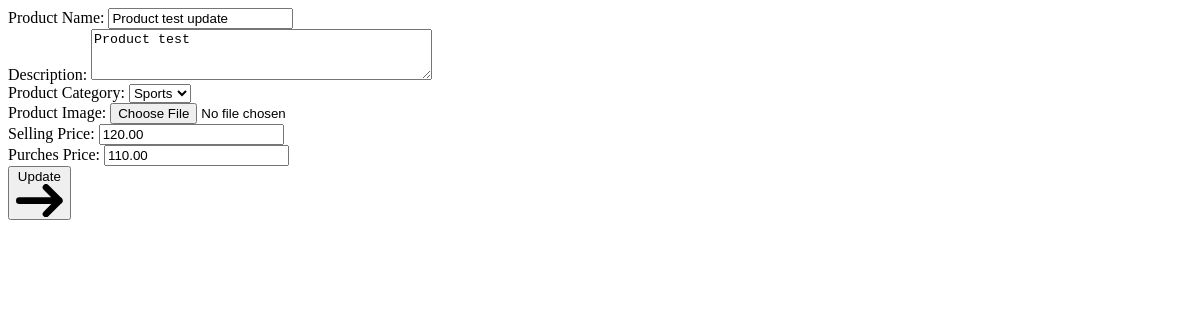
/product/product-form/1/, run on an earlier commit of the app's database.
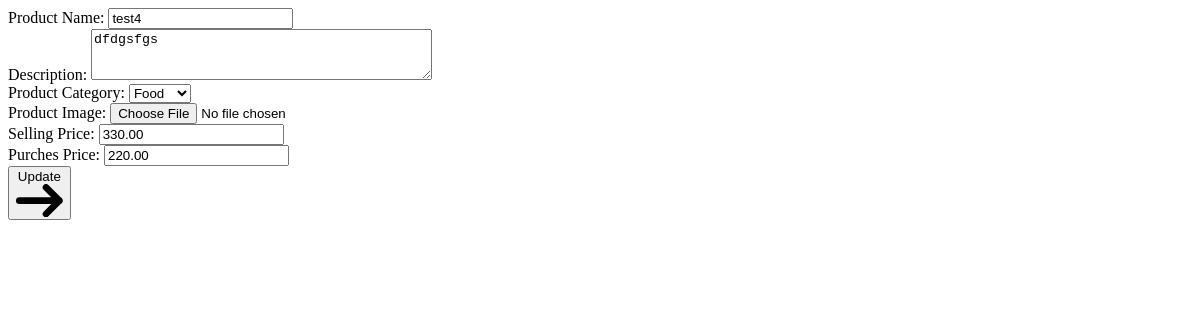
And on a later commit of the database.
### products/models.py (models this page shows, shortened)
class BaseModel(models.Model):
    create = models.DateTimeField(_("Create"), auto_now_add=True)
    update = models.DateTimeField(_("Update"), auto_now=True)
    class Meta:
        abstract = True

class Product(BaseModel):
    name = models.CharField(_("Product Name"), max_length=200)
    description = models.TextField(_("Description"))
    category = models.ForeignKey(Category, verbose_name=_("Product Category"), on_delete=models.CASCADE,related_name="products")
    image = models.ImageField(_("Product Image"), upload_to='product', null=True, blank=True)
    selling_price = models.DecimalField(_("Selling Price"), max_digits=5, decimal_places=2)
    purches_price = models.DecimalField(_("Purches Price"), max_digits=5, decimal_places=2)

### products/views.py (the view)
# urls.py: path("product-form/<int:pk>/", ProductFormView.as_view(), name="product_update_form"),
class ProductFormView(TemplateView):
    template_name = "product/product_form.html"
    def get_context_data(self, **kwargs):
        context = super().get_context_data(**kwargs)
        if kwargs.get('pk'):
            product = Product.objects.get(id=kwargs.get('pk'))
            context['form'] = ProductForm(instance=product)
            context['is_update'] = True
            context['url'] = reverse_lazy('products:update',kwargs={'pk':product.pk})
        else:
            context['form'] = ProductForm()
            context['is_update'] = False
            context['url'] = reverse_lazy('products:create')
        return context

### products/froms.py
class ProductForm(BaseModalForm):
    class Meta:
        model = Product
        exclude = ('create','update','id')
        widgets = {
            'description':forms.Textarea(attrs={
                'rows':3
            }),
            'image': forms.FileInput(attrs={
                'class': 'bg-gray-50 border border-gray-300 text-gray-900 text-sm rounded-lg focus:ring-blue-500 focus:border-blue-500 block w-full'
            })
        }

### products/models.py (called while the page is built)
    def __str__(self) -> str:
        return self.name

### templates/product/product_form.html (shortened to what this page needs)
<form action="{{url}}" method="post" id='myForm'>
    <div class="grid md:grid-cols-2 gap-2">
    {% for field in form %}
            <div class="mb-6">
                <label for="email" class="block mb-2 text-sm font-medium text-gray-900 {% if field.errors %}text-red-700 dark:text-red-500 {% endif %}">{{field.label_tag}}</label>
                {{field}}
            </div>
    {% endfor %}
    </div>
    <div class="flex justify-end">
        <button type="submit" class="text-white bg-blue-600 hover:bg-blue-700 font-medium rounded-lg text-sm px-5 py-2.5 text-center inline-flex items-center ">
            {% if is_update %}Update {% else %}Submit{% endif %}
            <svg class="w-3.5 h-3.5 ml-2" aria-hidden="true" xmlns="http://www.w3.org/2000/svg" fill="none" viewBox="0 0 14 10">
            <path stroke="currentColor" stroke-linecap="round" stroke-linejoin="round" stroke-width="2" d="M1 5h12m0 0L9 1m4 4L9 9"/>
        </svg>
        </button>
    </div>
</form>

What changed in the data, as far as the page shows it:
changed Product: name "Product test update" → "test4"; description "Product test" → "dfdgsfgs"; category "Sports" → "Food"; selling_price "120.00" → "330.00"; purches_price "110.00" → "220.00"
